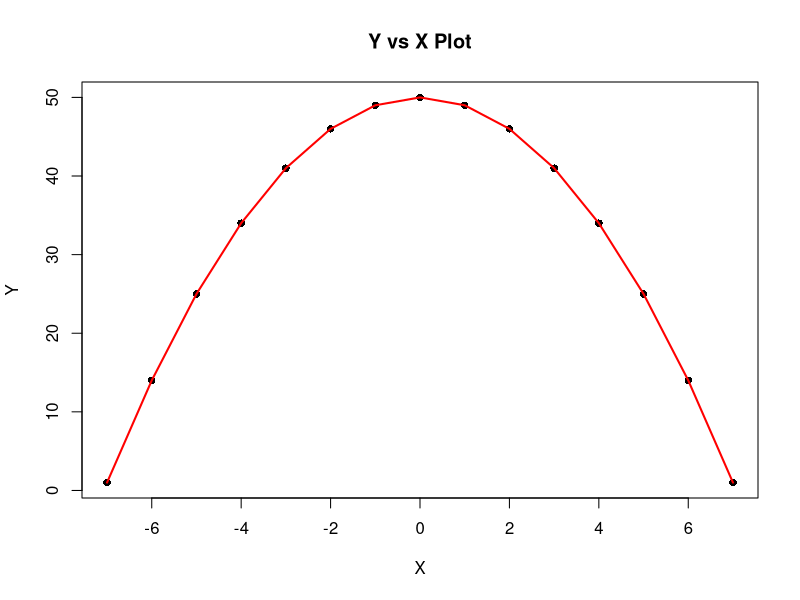
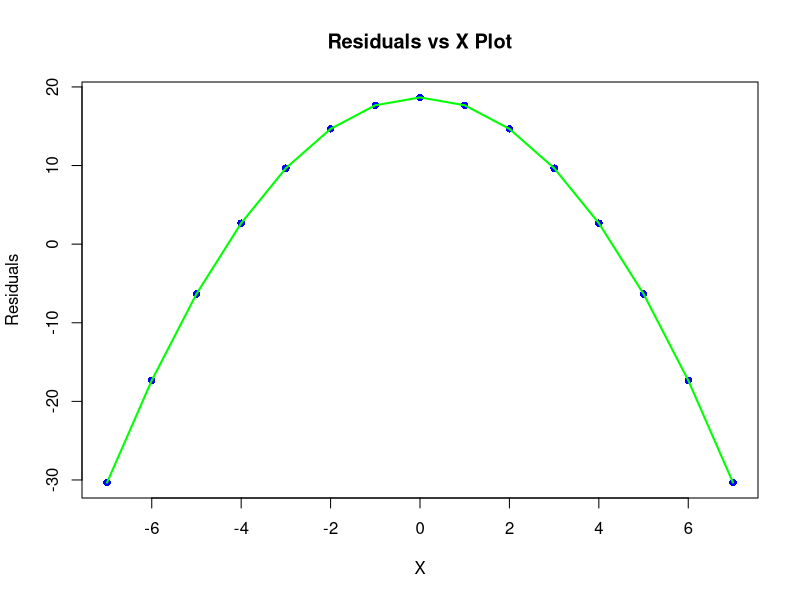
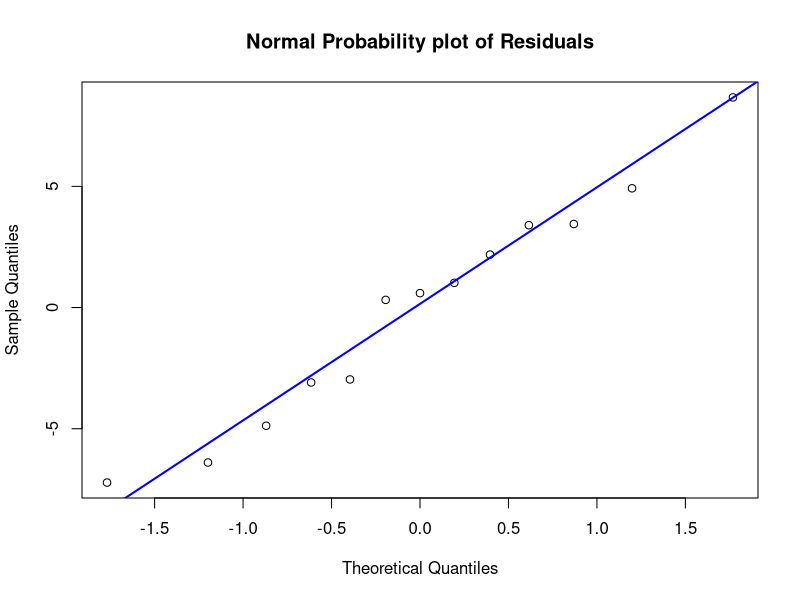
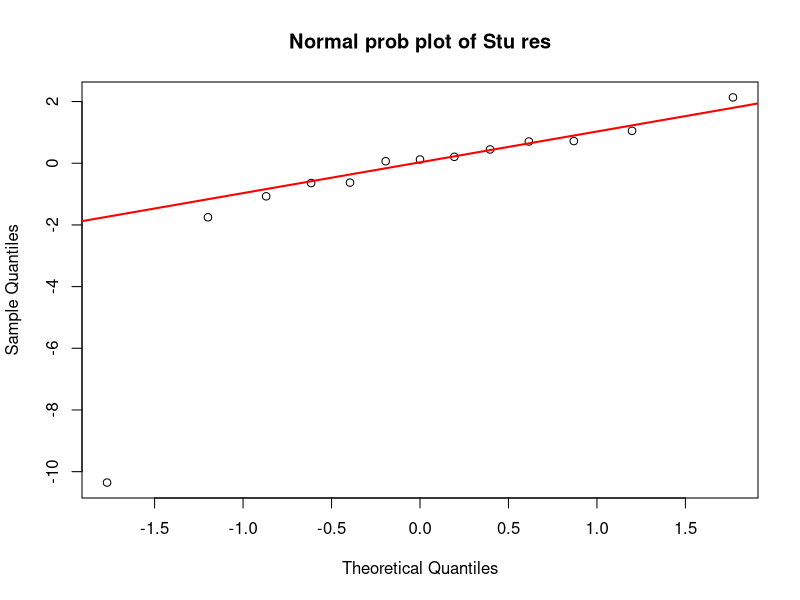
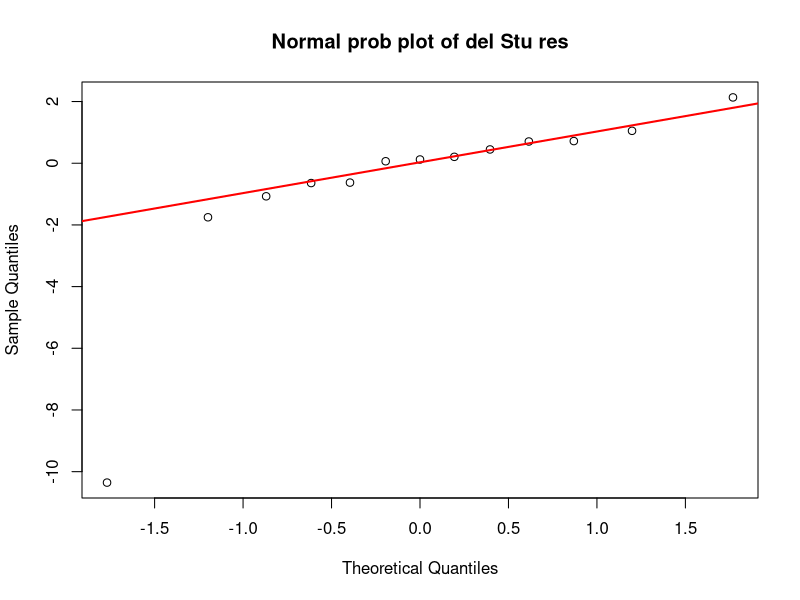
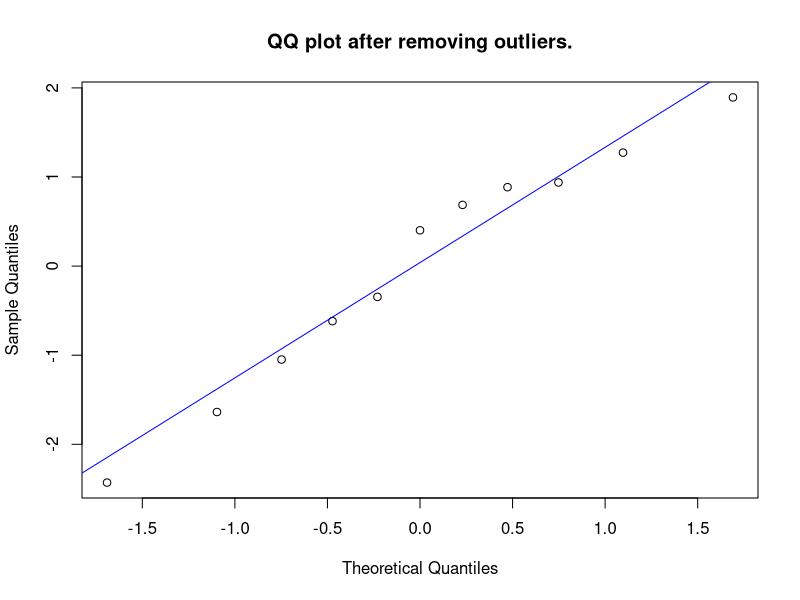
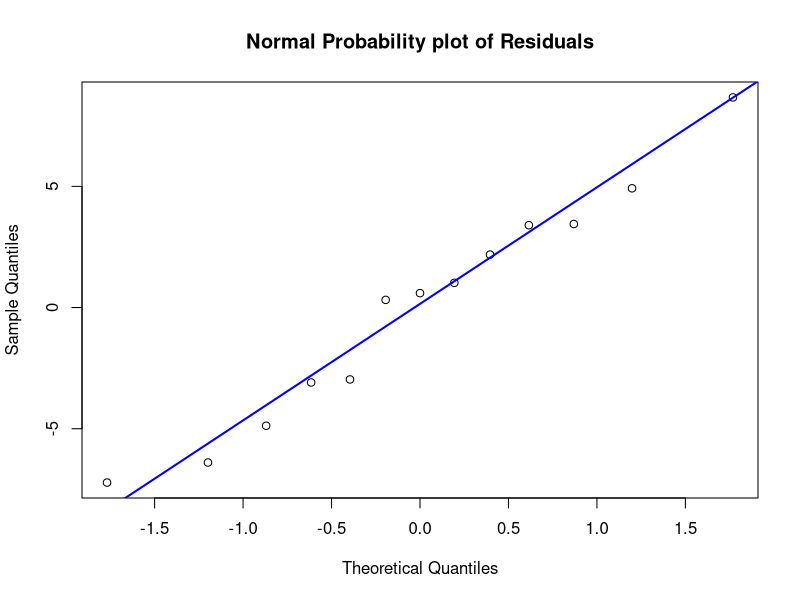
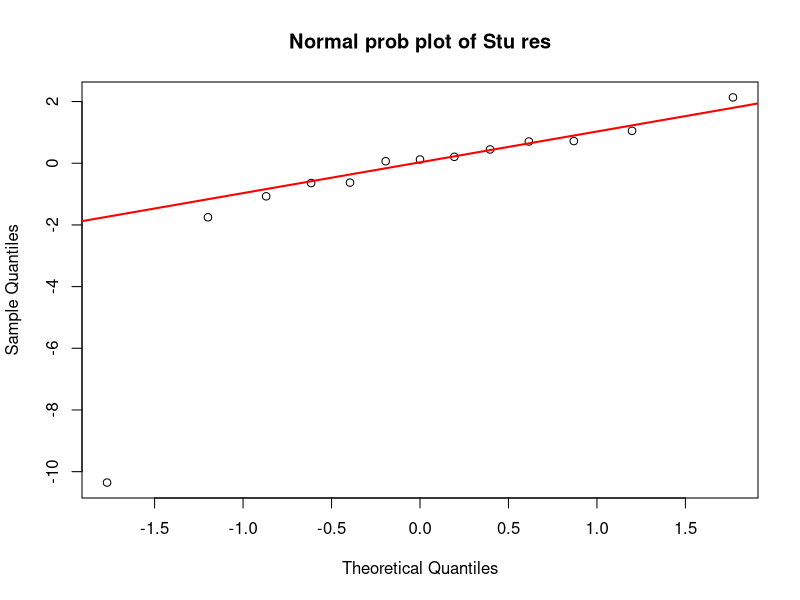

These charts were generated, in order, by the following R code:
#############################		Property Valuation data		#######################

df = data.frame(	y = c(25.9,29.5,27.9,25.9,29.9,29.9,30.9,28.9,45.8,36.9,38.9,37.9,44.5,37.9,37.5,43.9),
			x2 = c(3.472,3.531,2.275,4.050,4.455,4.455,5.850,9.520,7.326,8.000,9.150,6.727,9.890,5.000,5.520,7.800),
			x3 = c(42,62,40,54,42,56,51,32,31,3,48,44,50,22,40,23)
)

head(df)

model = lm(y ~ x2 + x3, data=df)  # full model
summary(model)

r_sq = summary(model)["r.squared"];r_sq
adj_r_sq = summary(model)["adj.r.squared"];adj_r_sq

null_model <- lm(y ~ 1, data = df) # Only intercept, no predictors model
anova(null_model, model)

# Since p=0.015 < 0.05, The full model (with x2, x3, and their interaction) is statistically significant compared to the intercept-only model.

new.data = data.frame(x2= 10, x3 = 50)
conf_int = predict(model, new.data, interval= "confidence", level = .90);conf_int
pred_int = predict(model, new.data, interval = "prediction", level = .90);pred_int

sd.y = sd(df$y)
sd.x2 = sd(df$x2)
sd.x3 = sd(df$x3)

beta_x2 = coef(model)["x2"]* (sd.x2/sd.y)
beta_x3 = coef(model)["x3"]*(sd.x3/sd.y)

model_int = lm(y~x2+x3+x2:x3, data = df)
summary(model_int)



#############################		ANOVA Table		#######################

RSS = 260.1784
TSS = 262.6886
e.df = 34
total.df = 39
reg.df = total.df - e.df
ESS = TSS - RSS

RMS = RSS/reg.df
EMS = ESS/e.df
TMS = TSS/total.df

r.sq = RSS/TSS; r.sq
cor.r.sq = 1- (EMS/TMS); cor.r.sq
adj.r.sq = 

f.stat = RMS/EMS
f.stat


#############################		Chatterjee and Hadi		#######################
df = data.frame(y = c(1, 14, 25, 34, 41, 46, 49, 50, 49, 46, 41, 34, 25, 14, 1),
			x = c(-7:7))
head(df)
df

model = lm(y~x, data = df)
summary(model)

plot(df$x,df$y, main = "Y vs X Plot", xlab = "X", ylab = "Y", pch = 16)
lines(df$x,df$y, col = "red", lwd = 2)

plot(df$x, residuals(model), main = "Residuals vs X Plot", 
	xlab = "X", ylab = "Residuals", col= "blue", pch = 16)
lines(df$x, residuals(model), col= "green", lwd=2)


#############################		Water flow data		#######################
x = c(27.1, 20.9, 33.4, 77.6, 37.0, 21.6, 17.6, 35.1, 32.6, 26.0, 27.6, 38.7, 27.8)
y = c(19.7, 18.0, 26.1, 15.7, 26.1, 19.9, 15.7, 27.6, 24.9, 23.4, 23.1, 31.3, 23.8)

df = data.frame(y,x)
head(df)

model = lm(y~x, data= df)
summary(model)

res = residuals(model)
stu.res = rstudent(model)
del.stu.res = rstudent(model)

qqnorm(res, main = "Normal Probability plot of Residuals")
qqline(res, col = "blue", lwd = 2)

qqnorm(stu.res, main = "Normal prob plot of Stu res")
qqline(stu.res, col="red", lwd = 2)

qqnorm(del.stu.res, main = "Normal prob plot of del Stu res")
qqline(del.stu.res, col="red", lwd = 2)

outlier = which(abs(stu.res)>2)
outlier

if(length(outlier)) cat("Outliers at: ", toString(outlier), "\n") else cat("No outliers")

leverage = hatvalues(model)
twice_mean = 2*mean(leverage)
thrice_mean = 3*mean(leverage)

high.lev = which(leverage > twice_mean)
high.lev
if(length(high.lev)) cat("High Leverage value at: ", toString(high.lev), "\n") else cat("No High Leverage Value")

cook.dis = cooks.distance(model)
DFFITS = dffits(model)

cook.threshold = 4/nrow(df)

inf.cooks = which(abs(cook.dis)>cook.threshold)
inf.cooks
inf.dffits = which(abs(DFFITS) >2*sqrt(mean(leverage)))
inf.dffits

if(length(inf.cooks)) cat("Influential observation based on Cooks Distance at: ", inf.cooks, "\n") else cat("No Influential Obs")
if(length(inf.dffits)) cat("Influential observation based on DFFITS at: ", inf.dffits, "\n") else cat("No influential")

if(length(outlier)>0){
df.clean = df[-outlier, ]
model.clean = lm(y~x, data = df.clean)
new.res = residuals(model.clean)
qqnorm(new.res, main="QQ plot after removing outliers.")
qqline(new.res, col = "blue")
}


#####################################
x = c(27.1, 20.9, 33.4, 77.6, 37.0, 21.6, 17.6, 35.1, 32.6, 26.0, 27.6, 38.7, 27.8)
y = c(19.7, 18.0, 26.1, 15.7, 26.1, 19.9, 15.7, 27.6, 24.9, 23.4, 23.1, 31.3, 23.8)

df = data.frame(y,x)

model = lm(y~x, data= df)

res = residuals(model)
stu.res = rstudent(model)
del.stu.res = rstudent(model)

qqnorm(res, main = "Normal Probability plot of Residuals")
qqline(res, col = "blue", lwd = 2)

qqnorm(stu.res, main = "Normal prob plot of Stu res")
qqline(stu.res, col="red", lwd = 2)

qqnorm(del.stu.res, main = "Normal prob plot of del Stu res")
qqline(del.stu.res, col="red", lwd = 2)

outlier = which(abs(stu.res)>2)
outlier

leverage = hatvalues(model)
twice_mean = 2*mean(leverage)
thrice_mean = 3*mean(leverage)

high.lev = which(leverage > twice_mean)
high.lev

cook.dis = cooks.distance(model)
DFFITS = dffits(model)

cook.threshold = 4/nrow(df)

inf.cooks = which(abs(cook.dis)>cook.threshold)
inf.cooks
inf.dffits = which(abs(DFFITS) >2*sqrt(mean(leverage)))
inf.dffits

if(length(outlier)>0){
df.clean = df[-outlier, ]
model.clean = lm(y~x, data = df.clean)
new.res = residuals(model.clean)
qqnorm(new.res, main="QQ plot after removing outliers.")
qqline(new.res, col = "blue")
}


#######################		Logistic Regression	################################
df = data.frame(
   Income = c(4000, 3000, 5000, 2500, 6000, 4500, 3200, 5800, 2200, 4900),
   CreditScore = c(700, 650, 720, 600, 750, 710, 640, 730, 580, 705),
   LoanAmount = c(20000, 15000, 25000, 10000, 27000, 22000, 16000, 26000, 9000, 24000),
   Married = c("Yes", "No", "Yes", "No", "Yes", "Yes", "No", "Yes", "No", "Yes"),
   Approved = c(1, 0, 1, 0, 1, 1, 0, 1, 0, 1)
)

df$Married.dummy = ifelse(df$Married == "Yes", 1, 0)
model = glm(Approved~Income + CreditScore + LoanAmount + Married.dummy, family = binomial(link = "logit"), data=df)
summary(model)

new.applicant = data.frame(
Income = 4500,
CreditScore = 700,
LoanAmount = 20000,
Married.dummy = 1
)

prob = predict(model, newdata = new.applicant, type = "response")
prob
cat("Probability of Loan approval in Percentage: ", round(prob*100, 1), "%\n")